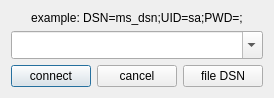
<?xml version="1.0" encoding="UTF-8"?>
<ui version="4.0">
 <class>odbc</class>
 <widget class="QDialog" name="odbc">
  <property name="geometry">
   <rect>
    <x>0</x>
    <y>0</y>
    <width>259</width>
    <height>98</height>
   </rect>
  </property>
  <property name="windowTitle">
   <string>ODBC connection</string>
  </property>
  <property name="windowIcon">
   <iconset resource="resource.qrc">
    <normaloff>:/wheel.png</normaloff>:/wheel.png</iconset>
  </property>
  <layout class="QHBoxLayout" name="horizontalLayout_2">
   <item>
    <layout class="QVBoxLayout" name="verticalLayout">
     <item>
      <widget class="QLabel" name="example">
       <property name="text">
        <string>example: DSN=ms_dsn;UID=sa;PWD=;</string>
       </property>
       <property name="alignment">
        <set>Qt::AlignCenter</set>
       </property>
      </widget>
     </item>
     <item>
      <widget class="QComboBox" name="comboBox">
       <property name="sizePolicy">
        <sizepolicy hsizetype="Preferred" vsizetype="Preferred">
         <horstretch>0</horstretch>
         <verstretch>0</verstretch>
        </sizepolicy>
       </property>
       <property name="minimumSize">
        <size>
         <width>0</width>
         <height>28</height>
        </size>
       </property>
       <property name="editable">
        <bool>true</bool>
       </property>
      </widget>
     </item>
     <item>
      <layout class="QHBoxLayout" name="horizontalLayout">
       <item>
        <widget class="QPushButton" name="connect_button">
         <property name="text">
          <string>connect</string>
         </property>
        </widget>
       </item>
       <item>
        <widget class="QPushButton" name="cancel_button">
         <property name="text">
          <string>cancel</string>
         </property>
        </widget>
       </item>
       <item>
        <widget class="QPushButton" name="file_button">
         <property name="text">
          <string>file DSN</string>
         </property>
        </widget>
       </item>
      </layout>
     </item>
    </layout>
   </item>
  </layout>
 </widget>
 <resources>
  <include location="resource.qrc"/>
 </resources>
 <connections/>
</ui>
